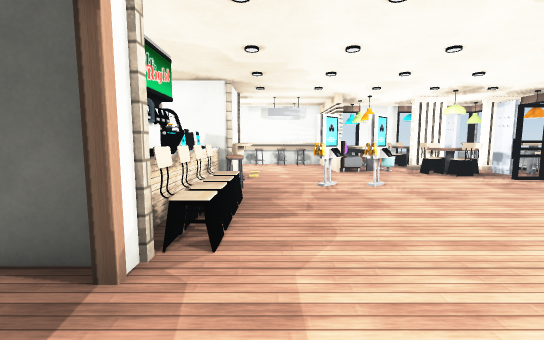
[1] (above)

21 first-person views from a walk through a scene from a Unity 3-D project. The camera is 1.5 m above the floor, tilts 6° down and sees 90° across. The floor is counted in squares, 1 m on a side. Each view is taken from the middle of a square. On the plan, view 1 faces up. The plan holds only what a view shows up to about 14 squares ahead; the rest is blank. The place goes on beyond the plan. The player is left out. Some animated figures are not drawn. Some surface patterns are stand-ins.

[2]
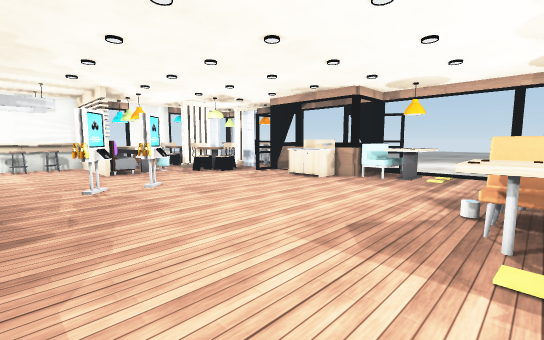

[3]
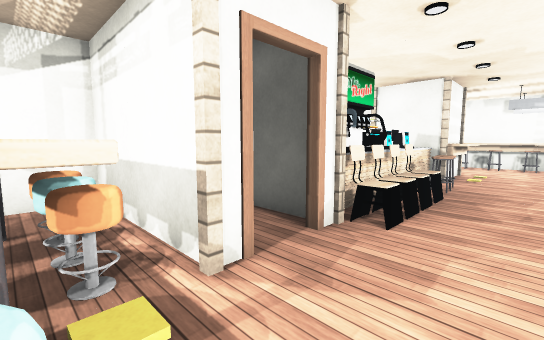

[4]
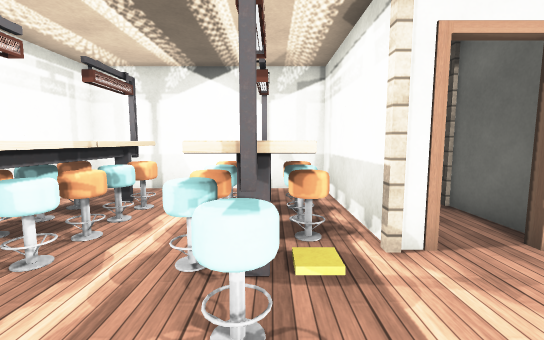

[5]
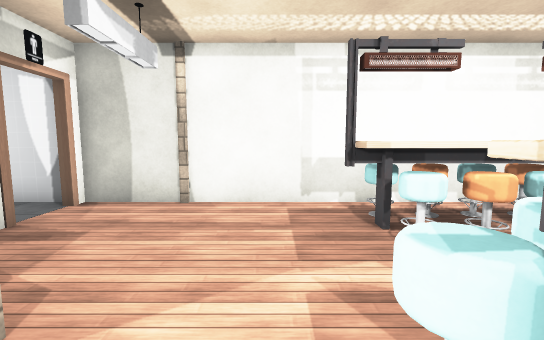

[6]
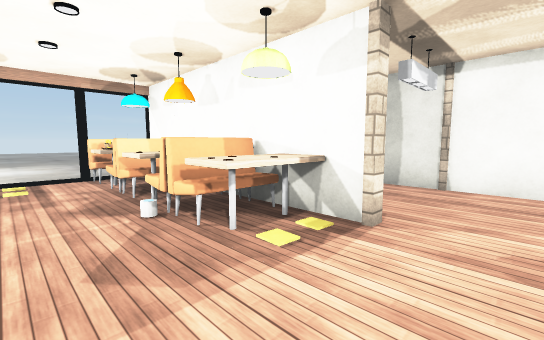

[7]
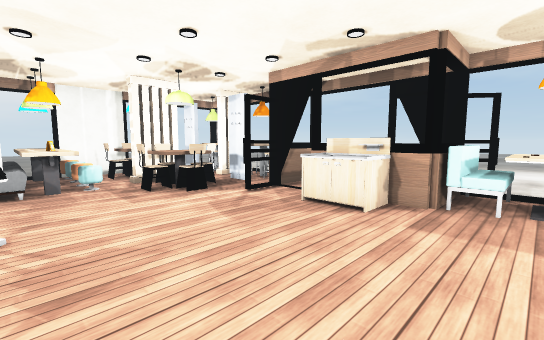

[8]
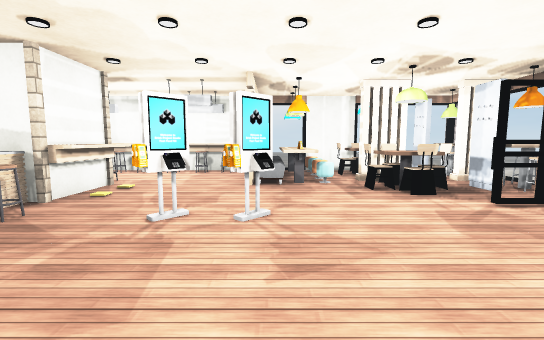

[9]
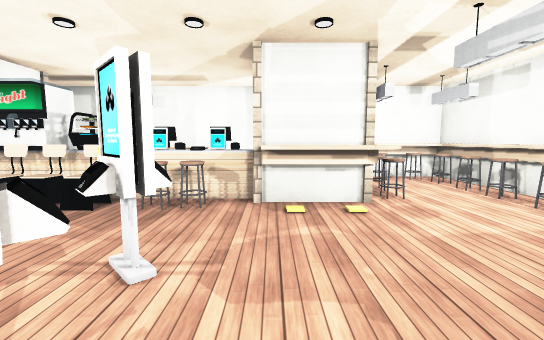

[10]
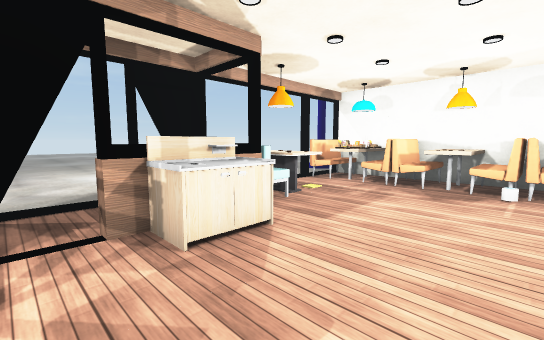

[11]
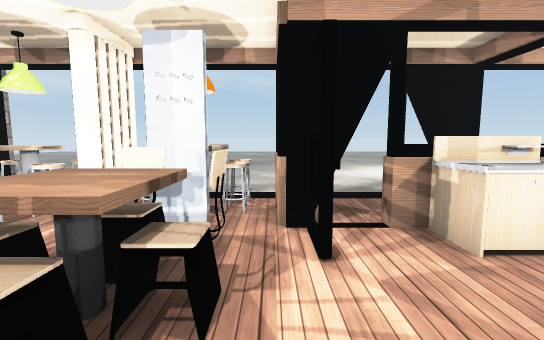

[12]
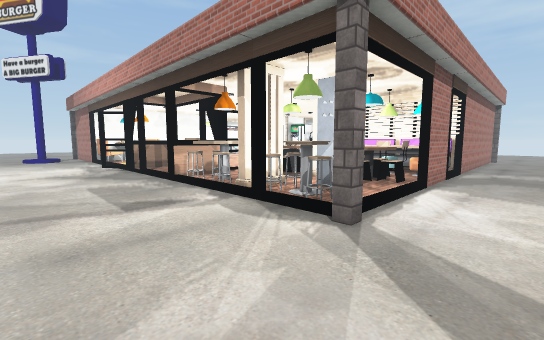

[13]
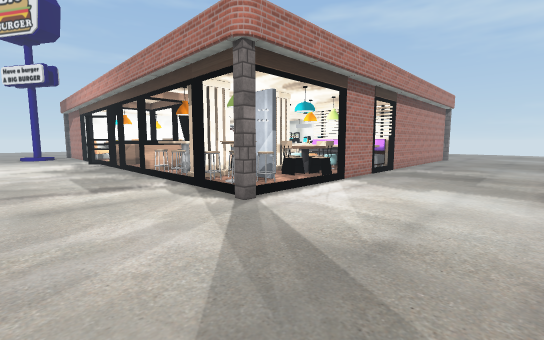

[14]
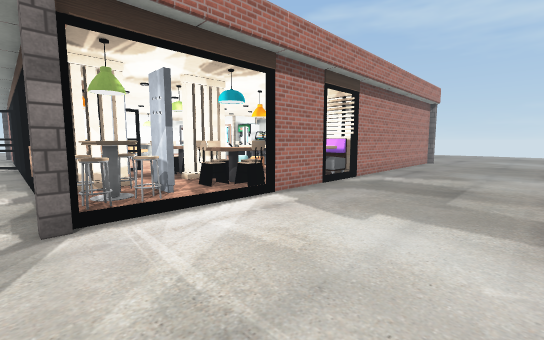

[15]
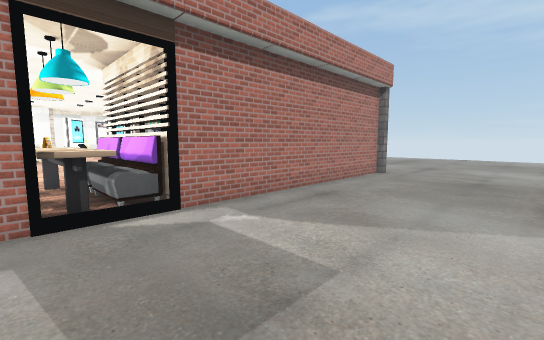

[16]
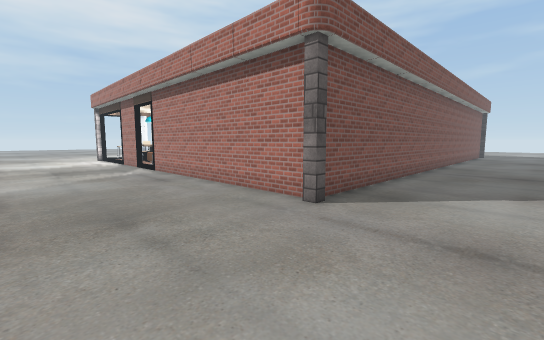

[17]
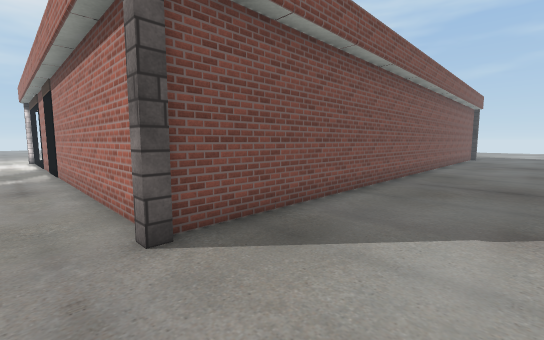

[18]
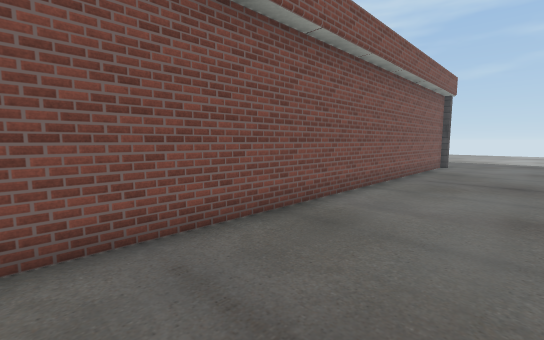

[19]
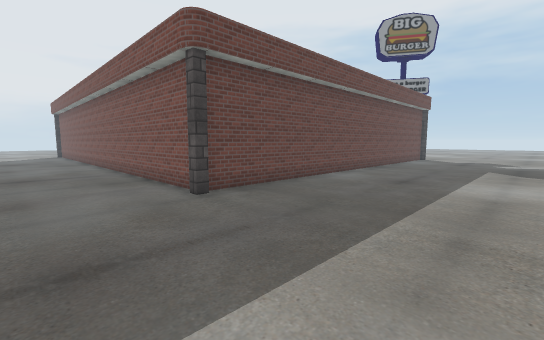

[20]
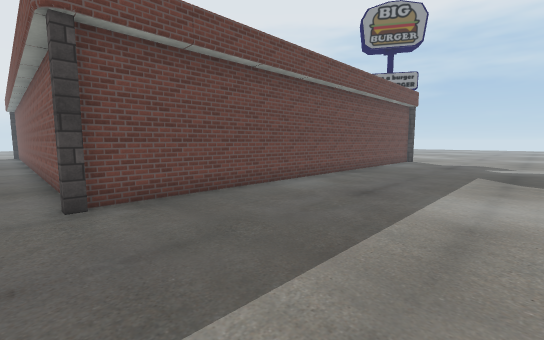

[21]
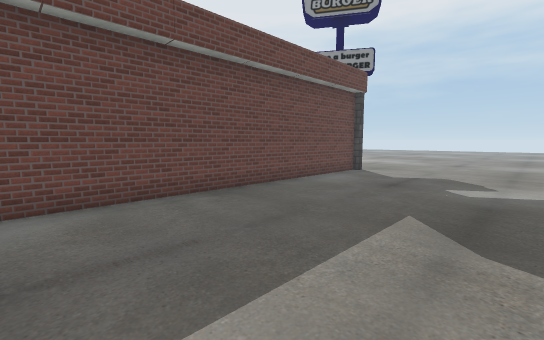

### Floor plan
Points are (right, up) in squares from view 1. A wall is a line through its corners. A room is listed if a view was taken in it or the views show most of it. See-through windows are left out.
Room 1 (views 1, 2, 3, 4, 5, 6, 7, 8, 9, 10, 11, 12, 13, 14, 15, 16, 17, 18, 19, 20, 21)
walls: (-2.4, 3.2) (-3.5, 3.2); (3.4, -1.7) (8.5, -1.7); (-2.4, 0.7) (-6.6, 0.7) (-6.6, -6.7) (5.6, -6.7) (5.6, -6.1); (-2.4, 10.7) (-2.9, 10.7); (10.8, 10.9) (13.4, 10.9); (13.1, 5.5) (13.1, 6.1) (13.4, 6.1) (13.4, 6.9) (13.4, 6.3) (14.4, 5.1); (10.4, -1.7) (13.4, -1.7); (-1.6, 12.5) (-1.6, 11.4); (13.4, 5.6) (10.7, 5.6); (10.7, 12.4) (10.7, 13.1); (13.1, 0.5) (13.1, 1); (14.2, 5) (13.6, 5.7); (12.6, 10.5) (11, 10.5); (7.4, 14.7) (9.1, 14.7); (14.3, 5.2) (14, 5.6); (12.9, 10.7) (11.6, 10.7); (9.1, 14.4) (7.4, 14.4); (13.4, 11.3) (13.4, 10.5); (-6.6, 10.2) (-6.6, 6.6); (6.1, -6.7) (7.5, -6.7); (11.1, 14.7) (12.5, 14.7); (1.5, 18.1) (0.5, 18.1); (5.5, 18.4) (8.5, 18.4); (8.4, 18.1) (5.5, 18.1); (0.4, 18.4) (3.4, 18.4) (3.4, 13.4); (11.5, -6.9) (-6.6, -6.9); (-2, 18.1) (-4.5, 18.1); (-6.9, -6.2) (-6.9, 17.6); (-4.6, 18.4) (-1.4, 18.4); (-6.6, 17.5) (-6.6, 15.4)
low walls: (3.2, 13.3) (3.2, 15.6)
ways out: gap at (12, 15); gap at (13, 7)
objects: other object (-7, -7); other object (-7, 18) to (-7, 19); other object (-6, 14); other object (-6, 15); other object (-6, 16) to (-6, 17); other object (-6, 18) to (-5, 18); other object (-5, -5) to (-5, -4); other object (-5, -2) to (-5, -1); other object (-5, 17); other object (-4, -6) to (-4, -5); other object (-4, -4); other object (-4, -2); other object (-4, -1) to (-4, 0); other object (-4, 3); other object (-4, 14) to (-3, 14); other object (-4, 17) to (-3, 17); other object (-3, -6) to (-3, -5); other object (-3, -4); other object (-3, -2); other object (-3, -1) to (-3, 0); other object (-3, 4) to (-3, 5); other object (-3, 6) to (-3, 7); other object (-3, 8); other object (-3, 9); other object (-3, 10); other object (-2, -6) to (-2, -5); other object (-2, -4); other object (-2, -2); other object (-2, -1) to (-2, 0); other object (-2, 1); other object (-2, 3); other object (-2, 4) to (-1, 4); other object (-2, 5) to (-1, 5); other object (-2, 6) to (-1, 6); other object (-2, 7); other object (-2, 8); other object (-2, 9); other object (-2, 10); other object (-2, 11); other object (-2, 13); other object (-2, 14); other object (-2, 17); other object (-1, -6) to (-1, -5); other object (-1, -4); other object (-1, -2); other object (-1, -1); other object (-1, 7); other object (-1, 8); other object (-1, 9); other object (-1, 11) to (-1, 12); other object (-1, 13) to (-1, 14); other object (-1, 17); other object (0, -5); other object (0, -1); other object (0, 17) to (1, 17); other object (2, 9) to (2, 10); other object (2, 17); other object (3, -7); other object (3, -2); other object (3, 9) to (4, 10); other object (4, 0) to (5, 1); other object (4, 13) to (4, 15); other object (4, 16) to (4, 18); other object (5, 13) to (5, 18); other object (6, -1) to (7, 1); other object (6, 1); other object (6, 14); other object (6, 15); other object (6, 16); other object (6, 17); other object (7, 12) to (7, 13); other object (7, 16) to (7, 17); other object (8, 12); other object (8, 13) to (8, 14); other object (8, 15) to (8, 16); other object (8, 17); other object (9, -1) to (10, 1); other object (9, 7) to (11, 8); other object (9, 9) to (11, 10); other object (9, 12) to (9, 13); other object (9, 16) to (9, 17); other object (10, 1); other object (11, -1) to (11, 1); other object (11, 3) to (11, 4); other object (11, 5) to (13, 5); other object (11, 12); other object (11, 16); other object (11, 17); other object (12, -1) to (13, 1); other object (12, 12); other object (12, 13) to (12, 14); other object (12, 16) to (13, 16); other object (12, 17) to (13, 17); other object (13, -7) to (14, -7); other object (13, 12); other object (13, 13) to (13, 14); other object (13, 18) to (14, 19)

Positions as (right, up) in squares from view 1, and headings:
1: (0, 0), facing up
2: (0, 0), facing up-right
3: (1, -1), facing up-left
4: (2, -1), facing left
5: (1, 0), facing down
6: (1, 3), facing down-right
7: (4, 4), facing up-right
8: (4, 4), facing up
9: (5, 11), facing left
10: (6, 10), facing down-right
11: (6, 11), facing right
12: (18, 21), facing down-left
13: (18, 24), facing down-left
14: (14, 24), facing down-left
15: (6, 24), facing down-left
16: (-11, 24), facing down-right
17: (-11, 20), facing down-right
18: (-11, 11), facing down-right
19: (-11, -14), facing up-right
20: (-8, -14), facing up-right
21: (0, -14), facing up-right
